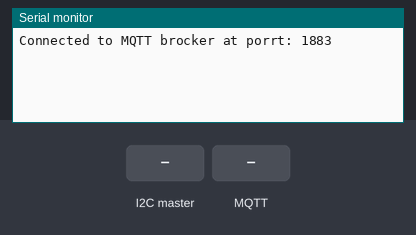
Simulated run of this sketch. Board: Arduino Uno, built with avr-gcc and run on an emulated ATmega328P. On the bench: the last lines printed to the serial monitor. Inputs (shaded band) come from the test bench. No MQTT or app messages arrive unless stated.

Above: at 1.2 s.
1.3 s: the I2C master sends the byte 0
At 2.4 s:
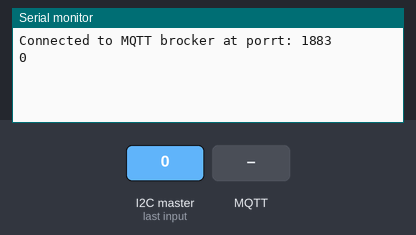
2.8 s: MQTT message "0" arrives on the first subscribed topic
At 3.2 s:
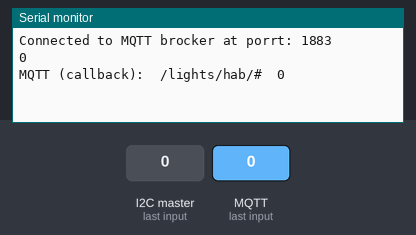
4.3 s: MQTT message "on" arrives on the first subscribed topic
At 5.5 s:
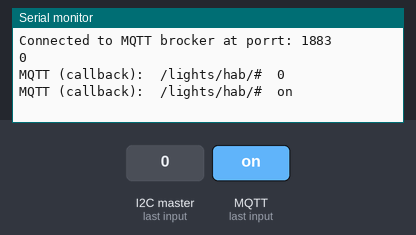
5.8 s: MQTT message "off" arrives on the first subscribed topic
At 6.8 s:
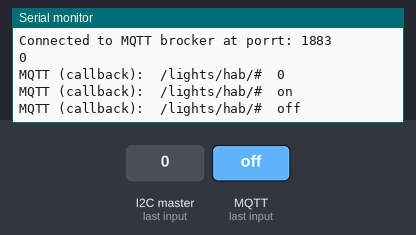
7.3 s: MQTT message "0" arrives on the second subscribed topic
At 8.0 s:
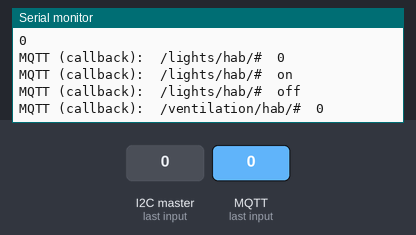
8.8 s: MQTT message "on" arrives on the second subscribed topic
At 9.2 s:
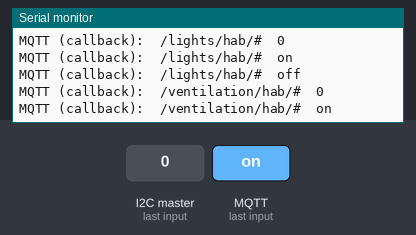

Measured:
- after the input at 1.3 s, the serial monitor: prints a new line at once (image 1)
- after the input at 2.8 s, the serial monitor: prints a new line after 0.06 s (image 2)
- after the input at 4.3 s, the serial monitor: prints a new line after 0.06 s (image 3)
- after the input at 5.8 s, the serial monitor: prints a new line after 0.06 s (image 4)
- after the input at 7.3 s, the serial monitor: prints a new line after 0.06 s (image 5)
- after the input at 8.8 s, the serial monitor: prints a new line after 0.06 s (image 6)

The sketch:

Serial2MQTT.ino
```cpp
#include <Wire.h>
#include <UIPEthernet.h>
#include "PubSubClient.h"

#define MQTT_PORT 1883        // MQTT Server port

byte MQTT_server[] = { 10,55,80,200};      // IP Address of the MQTT server
byte mac[] = { 0xDE, 0xAD, 0xBE, 0xEF, 0xFE, 0xED };

IPAddress ip(10,55,84,30);
EthernetClient ethClient;
PubSubClient MQTT_Client(MQTT_server, MQTT_PORT, callback, ethClient);

char strConvert[10];
byte state_BarLights = 0;
byte state_CookerHoodLights = 0;
byte state_SinkLights = 0;
byte state_CookerHoodFan = 0;

int MQTT_Connect ()
{
      if (!MQTT_Client.connected()) {
          if (MQTT_Client.connect("Kitchen control_ler")) {
              MQTT_Client.publish("Arduino","Kitchen control_ler");

              //post initial state to MQTT brocker on connect
              itoa(state_CookerHoodLights,strConvert,5);
              MQTT_Client.publish("/lights/remote/CookerHoodLights",strConvert);
              itoa(state_BarLights,strConvert,5);
              MQTT_Client.publish("/lights/remote/BarLights",strConvert);
              itoa(state_SinkLights,strConvert,5);
              MQTT_Client.publish("/lights/remote/SinkLights",strConvert);
              itoa(state_SinkLights,strConvert,5);
              MQTT_Client.publish("/ventilation/remote/CookerHoodFan",strConvert);
              MQTT_Client.subscribe("/lights/hab/#");
              MQTT_Client.subscribe("/ventilation/hab/#");
              Serial.print("Connected to MQTT brocker at porrt: ")& Serial.print(MQTT_PORT)&Serial.println("\n");
              return 1;
          } else {
              Serial.println("Error connecting to MQTT\n");
              return 0;
         }
      } else return 1;
}

void callback(char* sub_topic, byte* payload, unsigned int length)
{
      // ##### this function is the main part that triggers event based on the MQTT received messages.

      char cPayload[30];
      for (int i=0; i<=length; i++) {
          cPayload[i]=(char)payload[i];
      }
      cPayload[length] = '\0';
      Serial.print("MQTT (callback):  ") & Serial.print(sub_topic) & Serial.print("  ") & Serial.println(cPayload);

      String pub_topic = String(cPayload);

      int iPayload = atoi(cPayload);

      if (String (sub_topic) == "/lights/hab/BarLights") {
           if (iPayload == 0) {
              //state_BarLights = LOW;
              //digitalWrite(control_BarLights, state_BarLights);
           } else {
              //state_BarLights = HIGH;
              //digitalWrite(control_BarLights, state_BarLights);
           }
      }
      if (String (sub_topic) == "/lights/hab/CookerHoodLights") {
           if (iPayload == 0) {
              //state_CookerHoodLights = LOW;
              //digitalWrite(control_CookerHoodLights, state_CookerHoodLights);
           } else {
              //state_CookerHoodLights = HIGH;
              //digitalWrite(control_CookerHoodLights, state_CookerHoodLights);
           }
      }
      if (String (sub_topic) == "/lights/hab/SinkLights") {
           if (iPayload == 0) {
              //state_SinkLights = LOW;
              //digitalWrite(control_SinkLights, state_SinkLights);
           } else {
              //state_SinkLights = HIGH;
              //digitalWrite(control_SinkLights, state_SinkLights);
           }
      }
      if (String (sub_topic) == "/ventilation/hab/CookerHoodFan") {
           if (iPayload == 0) {
             //state_CookerHoodFan = LOW;
             //digitalWrite(control_CookerHoodFan, state_CookerHoodFan);
           }else{
             //state_CookerHoodFan = HIGH;
             //digitalWrite(control_CookerHoodFan, state_CookerHoodFan);
           }
      }
}

// function that executes whenever data is received from master
// this function is registered as an event, see setup()
void receiveEvent(int howMany) {
  while (1 < Wire.available()) { // loop through all but the last
    char c = Wire.read(); // receive byte as a character
    Serial.print(c);         // print the character
  }
  int x = Wire.read();    // receive byte as an integer
  Serial.println(x);         // print the integer
}

void setup() {
  Wire.begin(2);                // join i2c bus with address #2
  Wire.onReceive(receiveEvent); // register event
  Serial.begin(115200);           // start serial for output
  MQTT_Connect();
}

void loop() {
  MQTT_Client.loop();
  delay(100);
}
```
